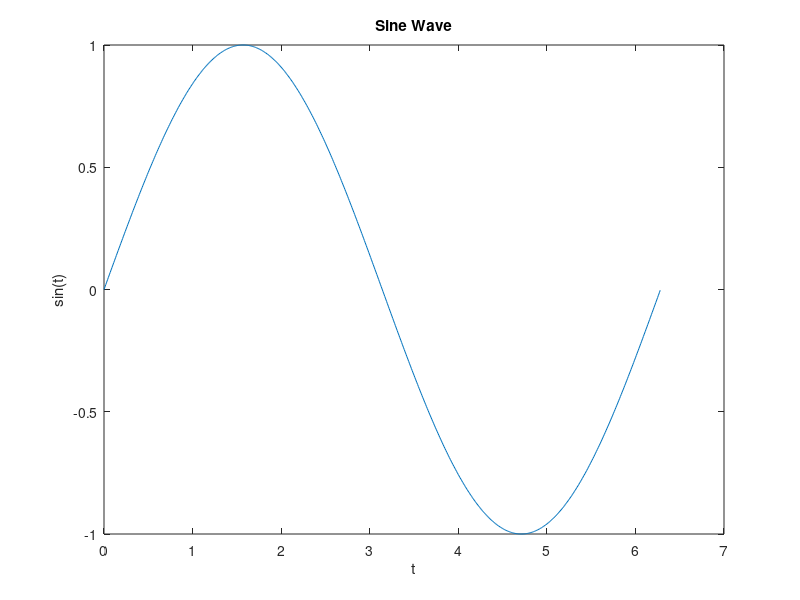

Reproduce this figure in MATLAB.


% Basic Octave test script

% Generate data
t = 0:0.01:2*pi;
y = sin(t);

% Display a value
disp("Max value of sin(t):");
disp(max(y));

% Plot
figure;
plot(t, y);
title("Sine Wave");
xlabel("t");
ylabel("sin(t)");

